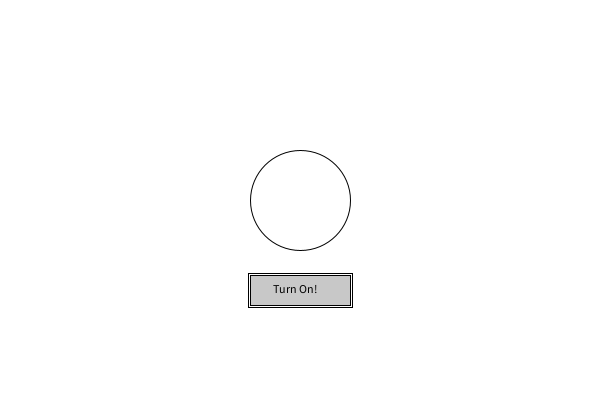
Frame 1 (no input)
Frame 60 (the mouse pressed at the canvas centre just before this capture): identical to frame 1, image omitted
Frame 120 (the mouse held since frame 60 and released just before this capture): identical to frame 1, image omitted

The Processing sketch that drew this single still picture (run headless with seeded random() and noise(); from frame 60 on, the mouse is pressed at the canvas centre):

// Processing sketch: PV008_lightBulb
// ── PV008_lightBulb.pde
// Draws a "clickable" rectangle (light switcher) and a circle (light bulb):
// clicking on the light switcher will light up or turn off the light bulb,
// according to the textx that shows up inside the clickable light switcher.

// homework
//
// 1. draw the filament inside the light bulb (something like /\/\/\ )
// 2. draw light rays outside of the light bulb, only when the light is on
// 3. draw the bottom of the light bulb (some sort of rounded cone)
// 4. refactor: turn the conditions that are inside the 'mouseClicked' function into functions,
//    so that the code will become more readable ( e.g. if (mouseIsWithinLightSwitcherHorizontally() )
//
// hint: you can use the functions 'line', 'arc' and others: find info. on the Processing reference page

boolean lightIsOn;
int lightSwitcherTopLeftX;
int lightSwitcherTopLeftY;
int lightSwitcherWidth;
int lightSwitcherHeight;
int lightBulbCenterX;
int lightBulbCenterY;
int lightBulbDiam;

void setup() {
  size(600, 400);

  lightBulbCenterX = 300;
  lightBulbCenterY = 200;
  lightBulbDiam = 100;
  lightSwitcherTopLeftX = lightBulbCenterX - lightBulbDiam/2;
  final int spacingBetweenLightBulbAndLightSwitcher = 25;
  lightSwitcherTopLeftY = lightBulbCenterY + lightBulbDiam/2 + spacingBetweenLightBulbAndLightSwitcher;
  lightSwitcherWidth = lightBulbDiam;
  lightSwitcherHeight = 30;

  lightIsOn = false; // a new type of variable: boolean (it can have value either false or true)
}

// as you can see, I like to keep the draw function neat and clean:
// I implement functions and I put all the stuff that I want to
// be executed inside those functions; then I call the functions
// that I need right from inside the draw function
//
void draw() {
  background(255); // refresh canvas at each frame
  updateLightSwitcher(); // update the state of the light switcher
  updateLightBulb(); // update the state of the light bulb
}

// takes care of updating everything related to the light switcher
void updateLightSwitcher() {
  final int lightSwitcherUnpressedColor = 200;
  final int lightSwitcherPressedColor = 80;
  final int textUnpressedColor = 0;
  final int textPressedColor = 255;
  final String textUnpressed = "Turn On!";
  final String textPressed = "Turn Off!";
  String lightSwitcherText;
  if (lightIsOn) {
    fill(lightSwitcherPressedColor); // set the color for the light switcher in its pressed state
  } else {
    fill(lightSwitcherUnpressedColor); // set the color for the light switcher in its unpressed state
  }
  rect(lightSwitcherTopLeftX, lightSwitcherTopLeftY, lightSwitcherWidth, lightSwitcherHeight); // actually draw the light switcher
  noFill();
  final int lightSwitcherBorderSpacing = 2;
  rect(lightSwitcherTopLeftX - lightSwitcherBorderSpacing, lightSwitcherTopLeftY - lightSwitcherBorderSpacing, lightSwitcherWidth + 2*lightSwitcherBorderSpacing, lightSwitcherHeight + 2*lightSwitcherBorderSpacing);
  if (lightIsOn) {
    fill(textPressedColor);
    lightSwitcherText = textPressed;
  } else {
    fill(textUnpressedColor);
    lightSwitcherText = textUnpressed;
  }
  text(lightSwitcherText, lightSwitcherTopLeftX + 23, lightSwitcherTopLeftY + 18);
}

// takes care of updating everything related to the light bulb
void updateLightBulb() {
  final color lightOnColor = color(255, 255, 0);
  final color lightOffColor = color(255);
  if (lightIsOn) {
    fill(lightOnColor);
  } else {
    fill(lightOffColor);
  }
  ellipse(lightBulbCenterX, lightBulbCenterY, lightBulbDiam, lightBulbDiam);
}

// This function is called only if the user has clicked the mouse.
// I want to check if the click was on the light switcher:
// if so, lightIsOn is set to the opposite value that it was storing before the click;
// otherwise, if the click was somewhere else, lightIsOn is not changed.
void mouseClicked() {
  // if the cursor is on top of the light switcher horizontally
  if (mouseX > lightSwitcherTopLeftX && mouseX < lightSwitcherTopLeftX + lightSwitcherWidth) {
    // if the cursor is on top of the light switcher vertically
    if (mouseY > lightSwitcherTopLeftY && mouseY < lightSwitcherTopLeftY + lightSwitcherHeight) {
      // update lightIsOn with the opposite of its actual value: if true --> false; if false --> true
      lightIsOn = !lightIsOn;
    }
  }
}
